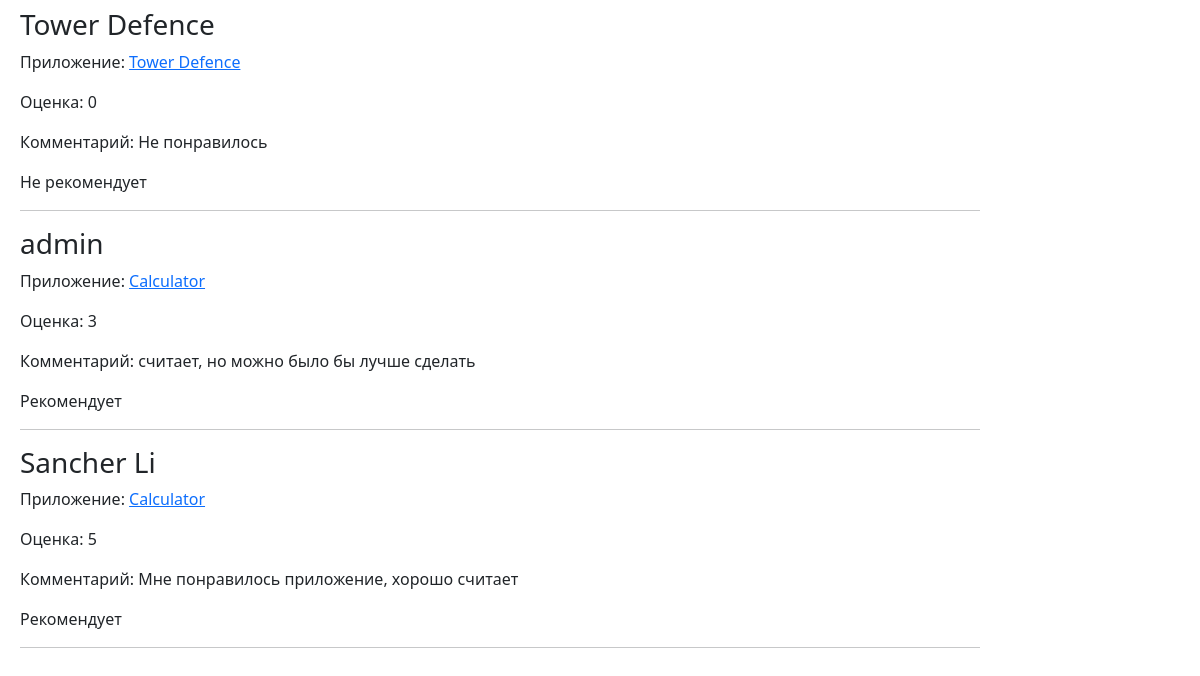
The page /reviews/ (lower part) on the database as committed earlier.
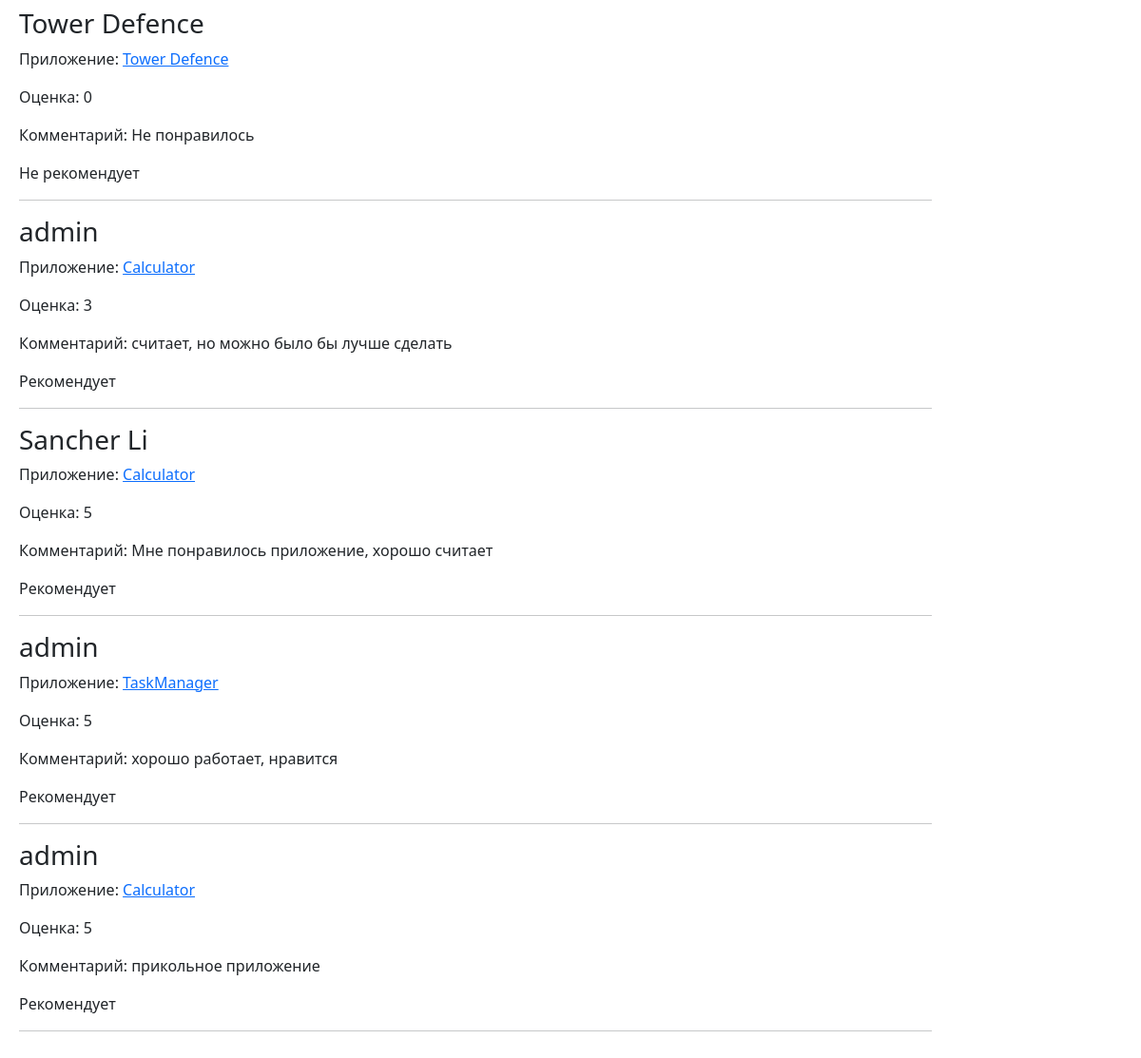
The same page on the database as committed later.
### mainapp/models.py (models this page shows, shortened)
class Review(models.Model):
    name = models.CharField(max_length=100)
    app = models.ForeignKey(App, on_delete=models.CASCADE)
    comment = models.TextField()
    text = models.TextField()
    recommended = models.BooleanField(default=True)
    created_at = models.DateTimeField(auto_now_add=True)
    rating = models.PositiveIntegerField(
        validators=[
            MinValueValidator(
                1,
                message='Оценка не может быть меньше 1.'
            ),
            MaxValueValidator(
                5,
                message='Оценка не может быть больше 5.'
            ),
        ],
    )

class App(models.Model):
    name = models.CharField(max_length=200)
    description = models.TextField(blank=True)
    created_at = models.DateTimeField(auto_now_add=True)
    downloads = models.PositiveIntegerField(default=0)
    price = models.DecimalField(
        max_digits=10,
        decimal_places=2,
        default=0,
        validators=[
            MinValueValidator(
                0,
                message='Цена не может быть отрицательной.'
            ),
        ],
    )
    objects = models.Manager.from_queryset(AppQuerySet)()
    category = models.ForeignKey(
        Category,
        on_delete=models.CASCADE,
        null=True,
        blank=True,
        related_name='apps',
    )
    rating_avg = models.DecimalField(
        max_digits=3,
        decimal_places=2,
        default=0,
        editable=False,
    )
    rating_count = models.PositiveIntegerField(
        default=0,
        editable=False,
    )
    icon = models.ImageField(
        upload_to='icons/',
        blank=True,
    )
    author = models.ForeignKey(
        User,
        on_delete=models.SET_NULL,
        null=True,
        blank=True,
        related_name='apps',
    )
    favorited_by = models.ManyToManyField(
        User,
        related_name='favorite_apps',
        blank=True,
    )
    buyers = models.ManyToManyField(
        User,
        through='Purchase',
        related_name='purchased_apps',
        blank=True,
    )

### mainapp/views.py (the view)
# urls.py: path('reviews/', views.reviews, name='reviews'),
def reviews(request):
    reviews = Review.objects.all()
    return render(request, 'mainapp/reviews.html', {
        'reviews': reviews
    })

### mainapp/context_processors.py (called while the page is built)
def store_menu(request):
    nav_categories = (
        Category.objects
        .annotate(apps_count=Count('apps'))
        .order_by('name')
    )
    return {
        'nav_categories': nav_categories,
    }

### mainapp/templates/mainapp/reviews.html (shortened to what this page needs)
{% extends 'mainapp/base.html' %}
{% block content %}
{% for review in reviews %}
    <div>
        <h3>{{ review.name }}</h3>
        <p>
            Приложение:
            <a href="{% url 'mainapp:app_detail' review.app.id review.app.name %}">
            {{ review.app.name }}
            </a>
        </p>
        <p>Оценка: {{ review.rating }}</p>
        <p>Комментарий: {{ review.comment }}</p>
        {% if review.recommended %}
            <p>Рекомендует</p>
        {% else %}
            <p>Не рекомендует</p>
        {% endif %}
    </div>
    <hr>
{% empty %}
    <p>Отзывов пока нет.</p>
{% endfor %}
{% endblock %}

### mainapp/templates/mainapp/base.html (shortened to what this page needs)
{% load static %}
{% load django_bootstrap5 %}
<!DOCTYPE html>
<html lang="ru">
<head>
    <link rel="stylesheet" href="{% static 'mainapp/style.css' %}">
{% bootstrap_css %}
</head>
{% block content %}
{% endblock %}
</body>
</html>

Rows that differ between the two databases and show on the page:
added Review: name "admin", app.name "TaskManager", rating "5", comment "хорошо работает, нравится", recommended "Рекомендует"
added Review: name "admin", app.name "Calculator", rating "5", comment "прикольное приложение", recommended "Рекомендует"
